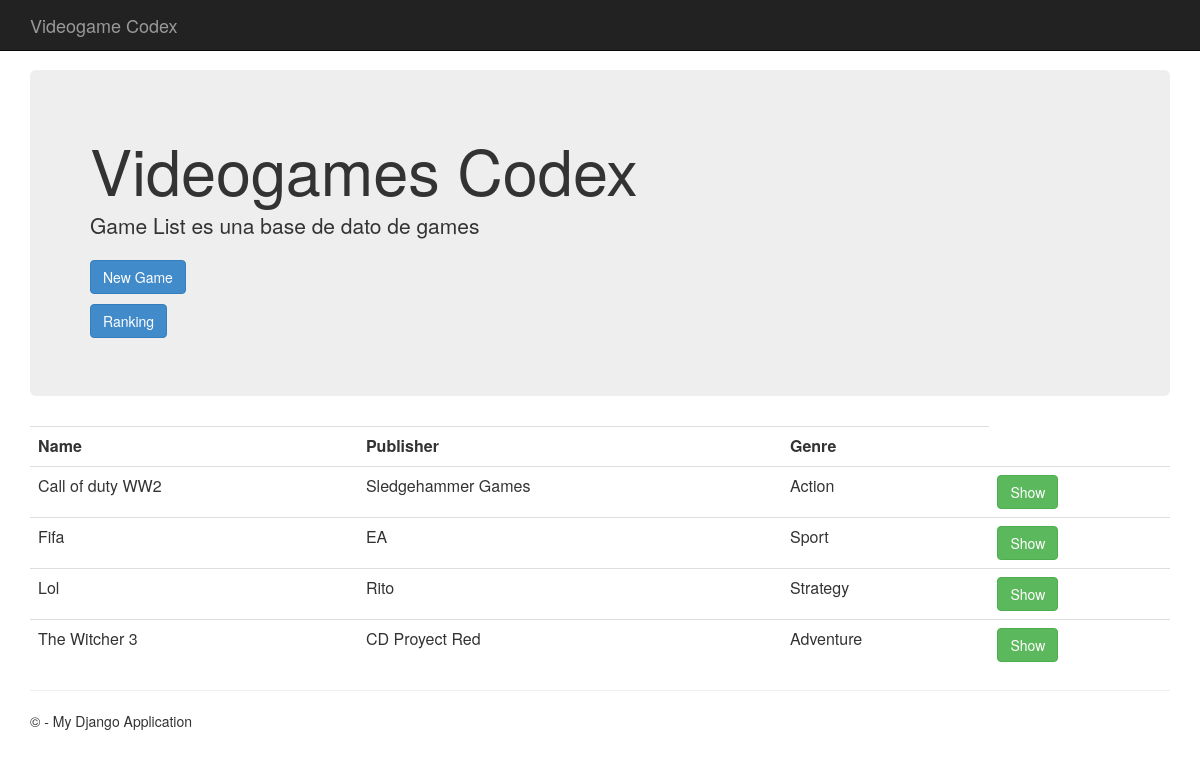
The page / on the database its author committed.
### app/models.py (models this page shows)
class Videogames(models.Model):
    name = models.CharField(max_length=50)
    publisher = models.CharField(max_length=20)
    year = models.IntegerField()
    GENRE = (
        (0, "Action"),
        (1, "Adventure"),
        (2, "Strategy"),
        (3, "RPG"),
        (4, "Sport"),
        )
    genre = models.IntegerField(choices = GENRE)
    PLATAFORM = (
        (0, 'PC'),
        (1, 'PS4'),
        (2, 'XBOXONE'),
        )
    plataform = models.IntegerField(choices = PLATAFORM)
    score = models.IntegerField()
    online = models.BooleanField()
    pegi = models.IntegerField()

### app/views.py (the view)
# urls.py: url(r'^$', app.views.home, name='home'),
def home(request):
    games = Videogames.objects.all().order_by('name')
    return render(
        request,
        'app/index.html',
        {
            "games" : games,
        }
    )

### app/templates/app/index.html
{% extends "app/layout.html" %}
{% block content %}
<div class="jumbotron">
    <h1>Videogames Codex</h1>
    <p class="lead">Game List es una base de dato de games</p>
    <p><a href="/crear/" class="btn btn-primary btn-large">New Game</a></p>
    <p><a href="/ranking/" class="btn btn-primary btn-large">Ranking</a></p>
</div>
<table class="table">
    <tr>
        <th>Name</th>
        <th>Publisher</th>
        <th>Genre</th>
    </tr>
    {% for game in games %}
    <tr>
        <td>{{game.name}}</td>
        <td>{{game.publisher}}</td>
        <td>{{game.get_genre_display}}</td>
        <td><a class="btn btn-success" href="/game/{{game.id}}">Show</a></td>
    </tr>
    {% endfor %}
</table>
{% endblock %}

### app/templates/app/layout.html (shortened to what this page needs)
﻿<!DOCTYPE html>
<html>
<head>
    {% load staticfiles %}
    <link rel="stylesheet" type="text/css" href="{% static 'app/content/bootstrap.min.css' %}" />
    <link rel="stylesheet" type="text/css" href="{% static 'app/content/site.css' %}" />
</head>
<body>
    <div class="navbar navbar-inverse navbar-fixed-top">
        <div class="container">
            <div class="navbar-header">
                <a href="/" class="navbar-brand">Videogame Codex</a>
            </div>
        </div>
    </div>
    <div class="container body-content">
{% block content %}{% endblock %}
        <hr/>
        <footer>
            <p>&copy; {{ year }} - My Django Application</p>
        </footer>
    </div>
</body>
</html>

### app/static/app/content/site.css (style rules this page uses)
body { padding-top: 50px; padding-bottom: 20px; }
.body-content { padding-left: 15px; padding-right: 15px; }

### rows shown on the page
Videogames: name "Call of duty WW2", publisher "Sledgehammer Games", genre "Action"
Videogames: name "Fifa", publisher "EA", genre "Sport"
Videogames: name "Lol", publisher "Rito", genre "Strategy"
Videogames: name "The Witcher 3", publisher "CD Proyect Red", genre "Adventure"
